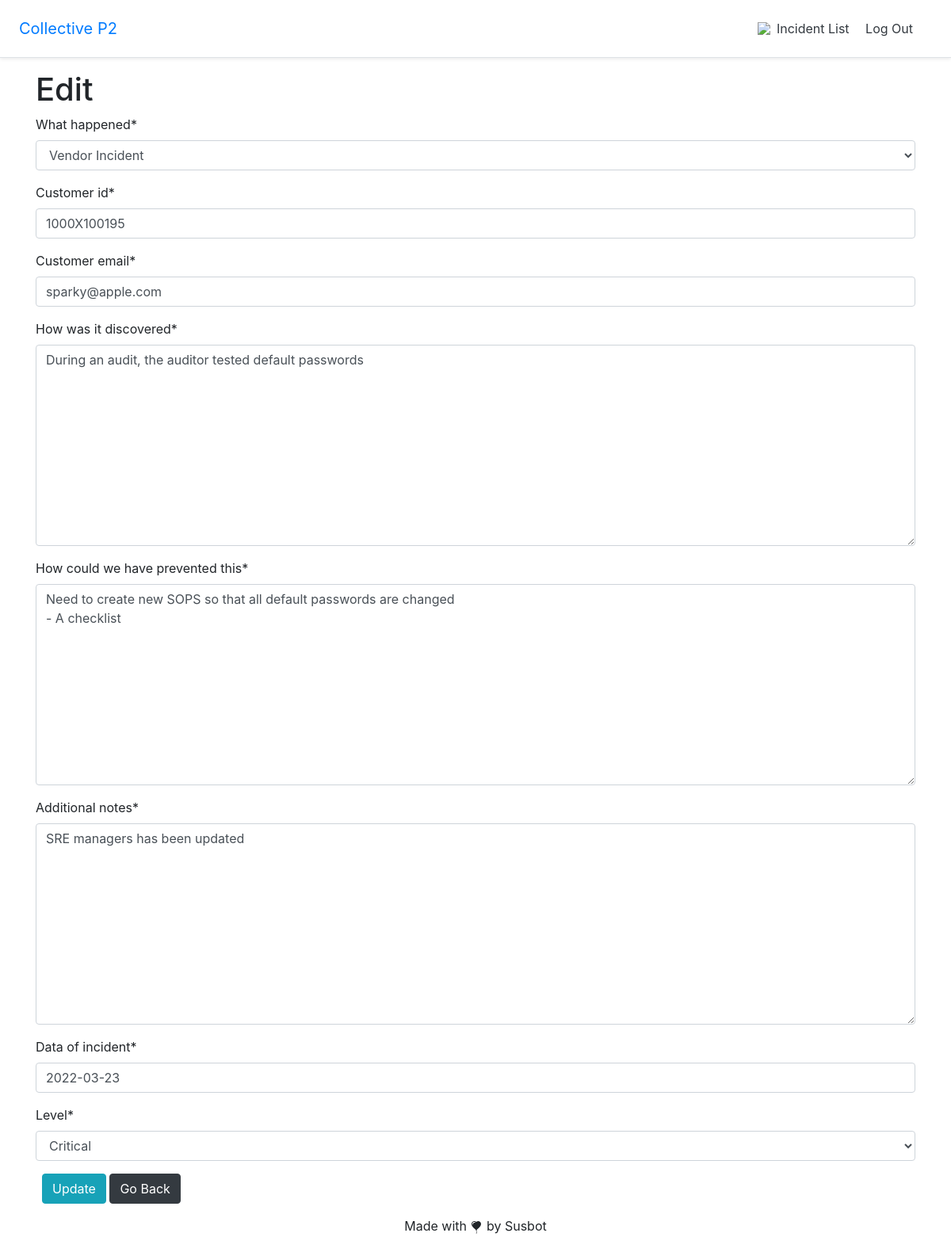
The app's page /incidents/2/edit/ (signed in), older data.
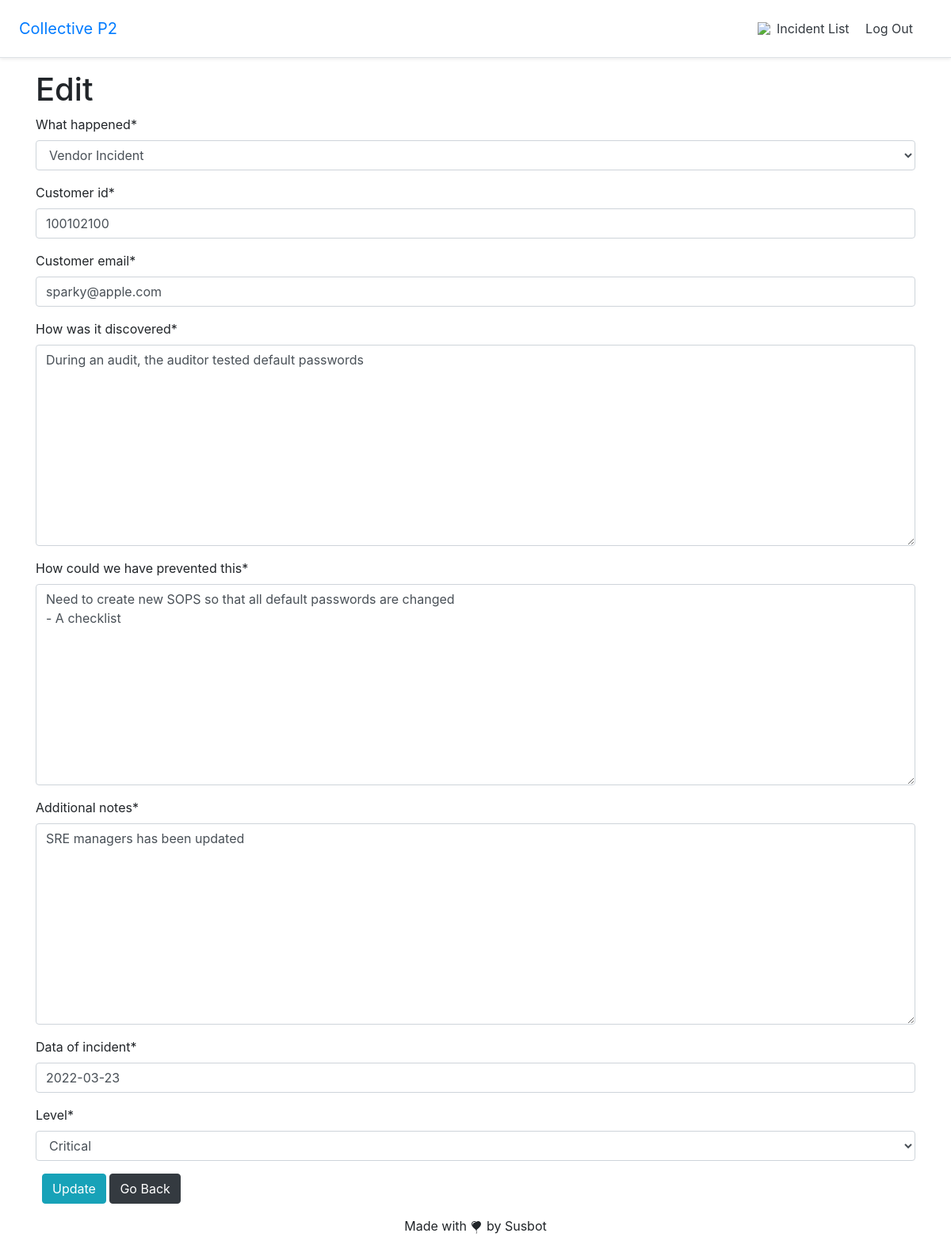
The same page, newer data.
### incidents/models.py (models this page shows, shortened)
class Incident(models.Model):
    what_happened = models.CharField(max_length=40, choices=incident_type)
    customer_id = models.CharField(max_length=15)
    customer_email = models.EmailField()
    when_did_it_happen = models.DateField(auto_now_add=True, editable=False)
    how_was_it_discovered = models.TextField()
    how_could_we_have_prevented_this = models.TextField()
    additional_notes = models.TextField()
    data_of_incident = models.DateField(auto_now=False)
    level = models.CharField(max_length=20, choices=severity)
    author = models.ForeignKey(
        get_user_model(),
        on_delete=models.CASCADE,
        editable=False
    )

### incidents/views.py (the view)
# urls.py: path('<int:pk>/edit/', HomeUpdateView.as_view(), name='incidents/incident_edit'),
class HomeUpdateView(LoginRequiredMixin, UserPassesTestMixin, UpdateView):
    model = Incident
    template_name = 'incidents/incident_edit.html'
    fields = ['what_happened', 'customer_id', 'customer_email', 'how_was_it_discovered',
              'how_could_we_have_prevented_this', 'additional_notes', 'data_of_incident', 'level']
    def test_func(self):
        obj = self.get_object()
        return obj.author == self.request.user

### templates/incidents/incident_edit.html (shortened to what this page needs)
{% extends 'base.html' %}
{% load crispy_forms_tags %}
{% block content %}
    <h1>Edit</h1>
    <form action="" method="post">
        {{ form|crispy }}
        <button class="btn btn-info ml-2" type="submit">Update</button>
        <a class="btn btn-dark" href="{% url 'incidents/incident_list' %}">Go Back</a>
    </form>
{% endblock content %}

Row changes from the older to the newer data that the page shows:
changed Incident "Vendor Incident": customer_id "1000X100195" → "100102100"
